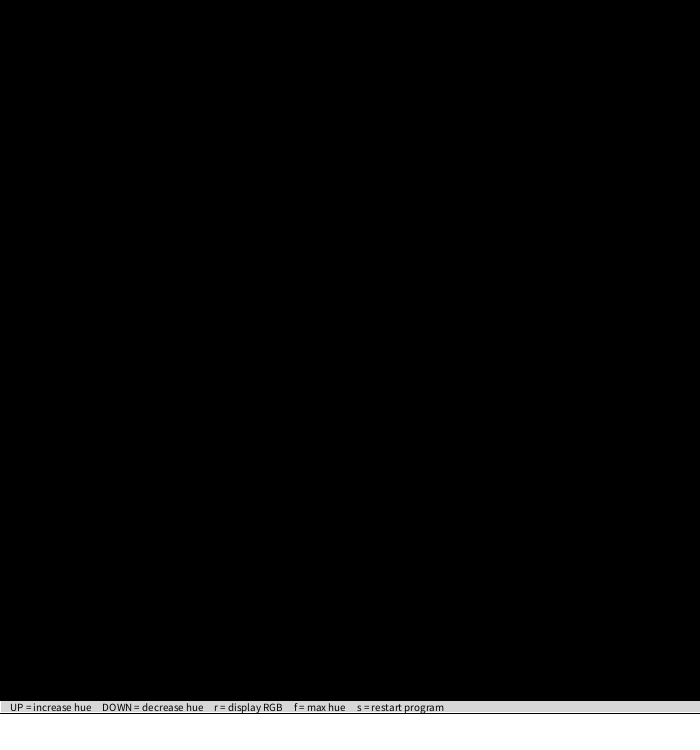
Frame 1 (no input)
Frame 60 (the mouse pressed at the canvas centre just before this capture): identical to frame 1, image omitted
Frame 120 (the mouse held since frame 60 and released just before this capture): identical to frame 1, image omitted

The Processing sketch that drew this single still picture (run headless with seeded random() and noise(); from frame 60 on, the mouse is pressed at the canvas centre):

// Processing sketch: processing_102999
// ── processing_102999.pde

float r, g, b, deltaR, deltaG, deltaB, minVal, maxVal, k, c;
int switchIndex;

void setup() {
  size(700,750);
  r = 0;
  g = 0;
  b = 0;
  deltaR = 0; //designates rate of change for r//
  deltaG = 0; //designates rate of change for g//
  deltaB = 0; //designates rate of change for b//
  k = 0; //counter for two printlns//
  c = 0; //indicates color chosen//
  
  switchIndex = int(random(1, 9.999));
  switch(switchIndex) {
    case 1: //Red//
      deltaR = 1;
      c = 1;
      break;
    case 2: //Green//
      deltaG = 1;
      c = 2;
      break;
    case 3: //Blue//
      deltaB = 1;
      c = 3;
      break;
    case 4: //Yellow//
      deltaR = 1;
      deltaG = 1;
      c = 4;
      break;
    case 5: //White//
      deltaR = 1;
      deltaG = 1;
      deltaB = 1;
      c = 5;
      break;
    case 6: //Cyan//
      deltaG = 1;
      deltaB = 1;
      c = 6;
      break;
    case 7: //Purple//
      deltaR = 1;
      deltaB = 1;
      c = 7;
      break;
    case 8: //Orange//
      deltaR = 1;
      deltaG = 0.45098;
      c = 8;
      break;
    case 9: //pink//
      deltaR = 1;
      deltaG = 0;
      deltaB = 0.45098;
      c = 9;
      break;
  }
  stroke(255,255,255);
  fill(255,255,255);
  rect(0,714,700,36);
  
  stroke(255,255,255);
  fill(215,215,215);
  rect(0,700,700,12);
  
  textSize(11);
  fill(0, 0, 0);
  text("UP = increase hue     DOWN = decrease hue     r = display RGB     f = max hue     s = restart program", 10, 711);
  
  stroke(0,0,0);
  strokeWeight(1);
  line(0, 713, 700, 713);
}

void keyPressed() {
    if (keyCode == UP) {
      r+= deltaR;
      g+= deltaG;
      b+= deltaB;
      if (r > 255)  {
        r = 255;
      }
      if (g > 255)  {
        g = 255;
      }
      if (b > 255)  {
        b = 255;
   }  
      if (c == 8)  {
        if (g > 115) {
        g = 115;
        }
      } 
    }
    else if (keyCode == DOWN) {
      if (k > 0) {
        r-= deltaR;
        g-= deltaG;
        b-= deltaB;
          if (r < 0) {
            r = 0;
          }
          if (g < 0) {
            g = 0;
          }
          if (b < 0) {
            b = 0;
          }
    }
    }
     else if (key == 'r') {
       if (k < 2)  {
         if (k == 0) {
      println("Fade in:");
      fill(0,0,0);
      textSize(11);
      text("Fade in:     Red    " + r + "    Green    " + g + "    Blue    " + b, 10, 724);
      fill(0,0,0);
  }
          if (k == 1) {
      println("Fade out:");
      fill(0,0,0);
      textSize(11);
      text("Fade out:  Red    " + r + "    Green    " + g + "    Blue    " + b, 10, 736);
      fill(0,0,0);
  }
      println("red=" + r + "  " + "green=" + g + "  " + "blue=" + b);
      k+= 1;
    }
  }
    else if (key == 's')  {
      setup();
  }
    else if (key == 'f')  {
      if (c == 1) {  //red//
        r = 255;
      }
      if (c == 2) {  //green//
        g = 255;
      }
      if (c == 3) {  //blue//
        b = 255;
      }
      if (c == 4) {  //yellow//
        r = 255;
        g = 255;
      }
      if (c == 5) {  //white//
        r = 255;
        g = 255;
        b = 255;
      }
      if (c == 6) {  //cyan//
        g = 255;
        b = 255;
        r = 0;
      }
      if (c == 7) {  //purple//
        r = 255;
        b = 255;
        g = 0;
      }
      if (c == 8) {  //orange//
        r = 255;
        g = 115;
        b = 0;
      }
      if (c == 9)  {  //pink//
        r = 255;
        g = 0;
        b = 115;
      }
}
}

void draw() {
  rect(0,0,700,700);
  stroke(0);
  fill(r,g,b);
  }
